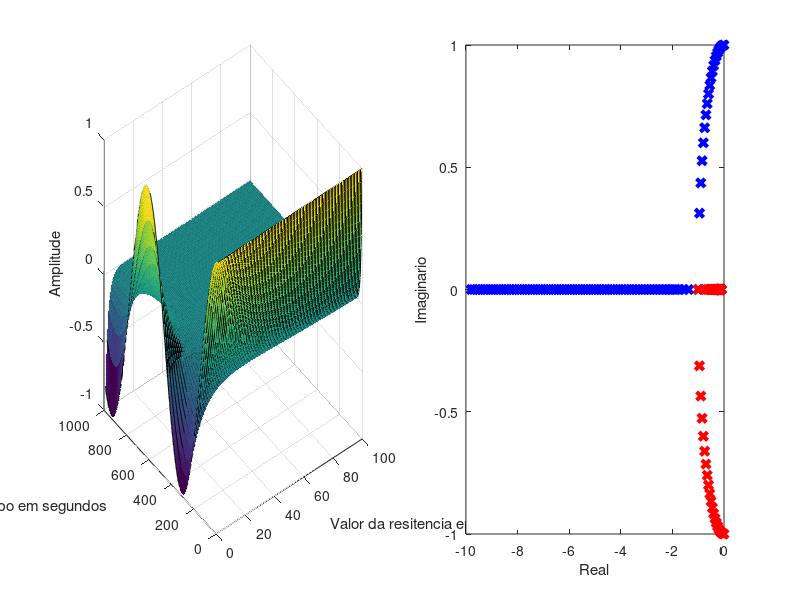
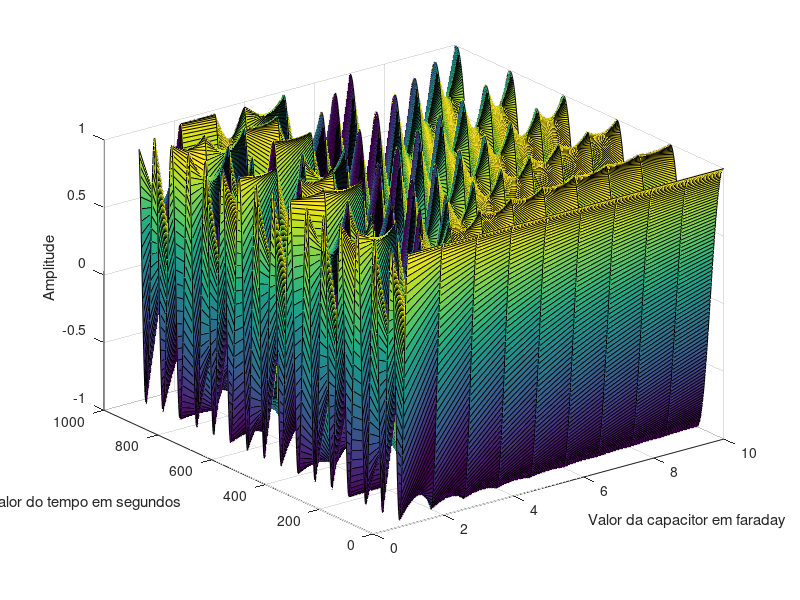

These figures' MATLAB source, in order:
%%%%%%%%%%%%%%%%%%%%%%%%%%%%%%%%%%%%%%%%%%%%%%%%%%%%%%%%%%%%%%%%%%%%%%% 0 - Boas práticasclear all;clc;close all;pkg load control ;                                    % Somente para os que usam                                                       % Octave%%%%%%%%%%%%%%%%%%%%%%%%%%%%%%%%%%%%%%%%%%%%%%%%%%%%%%%%%%%%%%%%%%%%%%% 1 - sistema a ser estudado%%%% vg(t) = R i(t) + 1/C int[i(t) dt] + L di(t)/dt%%%%%%% Influência do resitor - RR     = [0:0.1:10];L     = 1;C     = 1;%%% padronizar o tempotempo = linspace(0,10,1000);for k = 1:100%%% Função de transferência - G(s)  N    = [1/L 0];  D    = [1 R(k)/L 1/(L*C)];  Gs = tf(N,D);  %%% Análise do polo do sistema - n = 2  - ordem do sistema  polo    = roots(D);  pr(k,1) = polo(1);  pr(k,2) = polo(2);      Real_polo1 = real(pr(:,1));  Real_polo2 = real(pr(:,2));    Imag_polo1 = imag(pr(:,1));  Imag_polo2 = imag(pr(:,2));  %%% estimulando a função com entrada impulso  yr(:,k)   = impulse(Gs,tempo);  end%%% Visualizaçãofigure(1)subplot(1,2,1)surf(yr);xlabel('Valor da resitencia em ohms')ylabel('Valor do tempo em segundos')zlabel('Amplitude')subplot(1,2,2)plot(Real_polo1,Imag_polo1, 'linewidth',3, 'bx', Real_polo2,Imag_polo2, 'linewidth',3, 'rx')xlabel('Real')ylabel('Imaginario')%%% Influência do resitor - CR     = 0;L     = 1;C     = [0.01:0.01:0.1];%%% padronizar o tempotempo = linspace(0,10,1000);for k = 1:10%%% Função de transferência - G(s)  N    = [1/L 0];  D    = [1 R/L 1/(L*C(k))];  Gs = tf(N,D);  %%% Análise do polo do sistema - n = 2  - ordem do sistema  polo    = roots(D);  pc(k,1) = polo(1);  pc(k,2) = polo(2);    %%% estimulando a função com entrada impulso  yc(:,k)   = impulse(Gs,tempo);  end%%% Visualizaçãofigure(2)surf(yc);xlabel('Valor da capacitor em faraday')ylabel('Valor do tempo em segundos')zlabel('Amplitude')%%% Conclusões: a resitência controla a atenuação e a capacitância controla o socilação